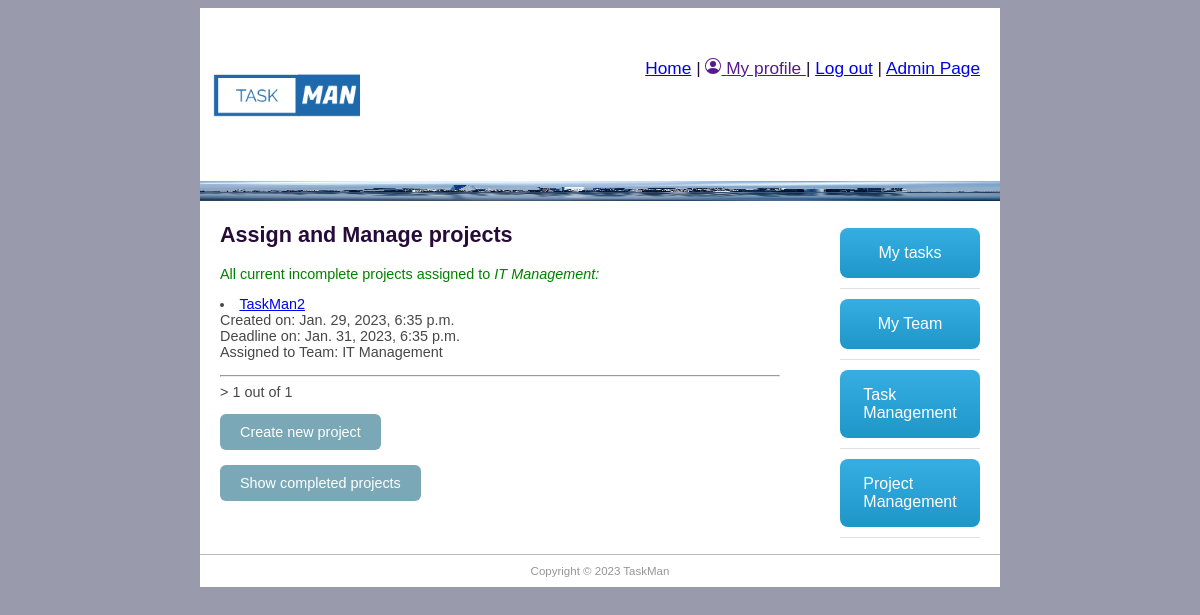
Page /taskman/projects/ (signed in) on the earlier database version.
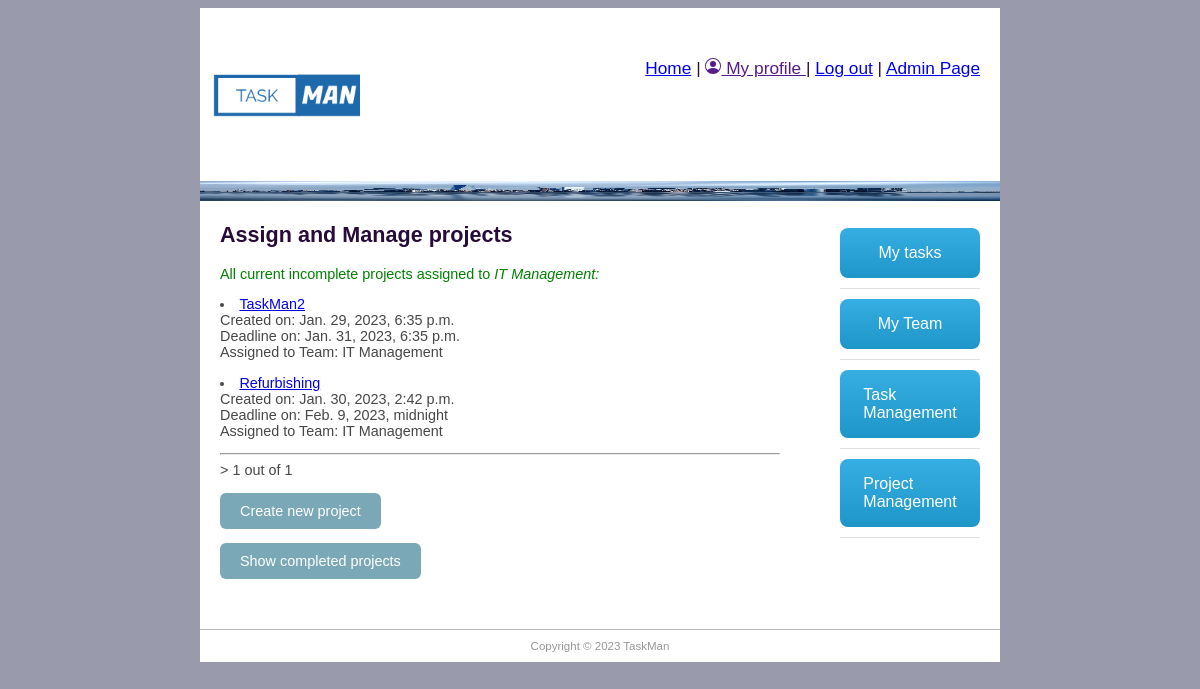
Same page on the later database version.
### taskman/models.py (models this page shows, shortened)
class Employee(models.Model):
    user = models.OneToOneField(User, on_delete=models.CASCADE)
    group_id = models.ForeignKey(Group, help_text='Assign to a team', on_delete=models.SET_NULL, null=True, blank=True)
    photo = models.ImageField(default='default.png', upload_to='profile_pics')
    team_role = models.ForeignKey(TeamRole, help_text='Assign a position', on_delete=models.SET_NULL, null=True, blank=True)
    task_number = models.IntegerField('Number of tasks assigned', default=0, validators=[MaxValueValidator(10)])

class Project(models.Model):
    title = models.CharField('Project title', max_length=100, help_text='Enter project title')
    description = models.TextField('Description', max_length=2000, help_text='Enter project description')
    group_id = models.ForeignKey(Group, help_text='Assign to a team', blank=True, on_delete=models.SET_NULL, null=True)
    employee_req = models.IntegerField('Number of employees expected', default=0)
    enddate = models.DateTimeField('Requested finish date', null=True, blank=True)
    created_on = models.DateTimeField(editable=False, auto_now_add=True)
    updated_on = models.DateTimeField(editable=False, auto_now_add=True)
    completed_on = models.BooleanField('Completed', default=False)

### taskman/views.py (the view)
# urls.py: path('projects/', views.ProjectListView.as_view(), name='all_projects'),
class ProjectListView(LoginRequiredMixin, generic.ListView):
    model = Project
    paginate_by = 5
    template_name = 'project_list.html'
    def get_queryset(self):
        current_employee = Employee.objects.get(user=self.request.user)
        task_list = Project.objects.filter(group_id__id=current_employee.group_id.id).filter(completed_on=False)
        return task_list
    def get_context_data(self, **kwargs):
        context = super().get_context_data(**kwargs)
        current_employee = Employee.objects.get(user=self.request.user)
        context['current_employee'] = current_employee
        return context

### taskman/templates/project_list.html (shortened to what this page needs)
{% extends "base.html" %}
{% block content %}
{% if current_employee.team_role.name == 'Manager' or current_employee.team_role.name == 'Team Lead'%}
<h1>Assign and Manage projects</h1>
<p style="color:green">All current incomplete projects assigned to <em>{{current_employee.group_id.name}}:</em> </p>
{% for project_obj in project_list %}
<li> <a href="{{project_obj.id}}">{{project_obj.title}}</a> <br> Created on: {{project_obj.created_on}} <br> Deadline on: {{project_obj.enddate}}
    <br> Assigned to Team: {{project_obj.group_id}}
</li>
{% endfor %}
<hr>
<div class="pagination"><span class="step-links">>
        <span class="current">
            {{ page_obj.number }} out of {{ page_obj.paginator.num_pages }}</span>
    </span></div>
{% if current_employee.team_role.name == 'Manager' %}
<a class="button-cool" href="{% url 'project-new' %}">Create new project</a>
{% endif %}
<a class="button-cool" href="{% url 'all_projects_c' %}">Show completed projects</a>
{%else%}
<h3>You do not have permission to view this page</h3>
{%endif%}
{% endblock %}

### taskman/templates/base.html (shortened to what this page needs)
{% load static %}
<!doctype html>
<html>
  <head>
    <link href="{% static 'css/main.css' %}" rel="stylesheet" type="text/css">
  </head>
  <body>
    <div id="wrapper">
    <header id="header">
      <div id="logo"><img src="{% static 'css/logo.png' %}" alt="" width="150" height="150"/></div>
      <div id="top_menu"><a href="/">Home</a> |
        {% if user.is_authenticated%}
            <a href="">
                My profile
            </a>
              | <a href="{% url 'logout' %}">Log out</a>
            {% else%}
            <a href="{% url 'login' %}">Login</a>
        {% endif %}
          | <a href="{% url 'admin:index' %}">Admin Page</a>
        </div>
      <div id="topbanner"><img src="{% static 'css/pexels-pixabay-290595.jpg' %}" alt="" width="800" height="20"/></div>
    </header>
      <aside id="rightsidebar">
      <nav id="nav">
        {% if user.is_authenticated%}
          <ul>
            <li><a href="{% url 'tasks_name' %}" class="button-43">My tasks</a></li>
            <li><a href="{% url 'tasks_name' %}" class="button-43">My Team</a></li>
                {% if current_employee.team_role.name == 'Manager' or current_employee.team_role.name == 'Team Lead' or current_employee.team_role.name == 'Senior' %}
                <li><a href="{% url 'all_tasks' %}" class="button-43">Task Management</a></li>
                {% endif %}
                {% if current_employee.team_role.name == 'Manager' or current_employee.team_role.name == 'Team Lead'%}
                <li><a href="{% url 'all_projects' %}" class="button-43">Project Management</a></li>
                {% endif %}
          </ul>
        {% endif %}
      </nav>
    </aside>
    <section id="main">
      {% block content %}{% endblock content %}
    </section>
    <footer id="footer">Copyright &copy;
       TaskMan
    </footer>
    </div>
  </body>
</html>

### taskman/static/css/main.css (style rules this page uses)
#header { border-style: none; width: 800px; height: auto; }
#wrapper { margin-top: 0px; margin-left: auto; margin-right: auto; background-color: #FFFFFF; width: 800px; }
body { background-color: #999AAB; font-family: "Trebuchet MS", Helvetica, sans-serif; font-size: 0.9em; text-align: justify; color: #474747; }
h1 { color: #270c39; }
#footer { text-align: center; font-size: 0.8em; padding-top: 10px; padding-bottom: 10px; background-color: #FFFFFF; border-top: thin solid #BBBBBB; clear: both; color: #969696; }
#nav li { padding-top: 10px; padding-bottom: 10px; font-size: 1em; list-style-type: none; border-bottom: thin solid #e0e0e0; color: #1e9d36; left: 0px; list-style-position: inside; }
#nav li a { text-decoration: none; }
#rightsidebar { width: 180px; height: 350px; float: right; padding-right: 20px; }
#main { width: 560px; float: left; margin: 0 10px 50px 20px; padding-right: 10px; }
#logo { padding: 10px; float: left; }
#top_menu { float: right; padding: 50px 20px 0px 0px; font-size: 1.2em; color: #270c39; }
.button-43 { background-image: linear-gradient(-180deg, #37AEE2 0%, #1E96C8 100%); border-radius: .5rem; box-sizing: border-box; color: #FFFFFF; display: flex; font-size: 16px; justify-content: center; padding: 1rem 1.75rem; text-decoration: none; width: 100%; border: 0; cursor: pointer; user-select: none; -webkit-user-select: none; touch-action: manipulation; }
@media (min-width: 768px) { .button-43 { padding: 1rem 2rem; } }
.button-cool { display: inline-block; padding: 10px 20px; text-align: center; text-decoration: none; color: #ffffff; background-color: #7aa8b7; border-radius: 6px; outline: none; }

Differences in the rows shown:
added Project: title "Refurbishing", created_on "Jan. 30, 2023, 2:42 p.m.", enddate "Feb. 9, 2023, midnight", group_id "IT Management"
